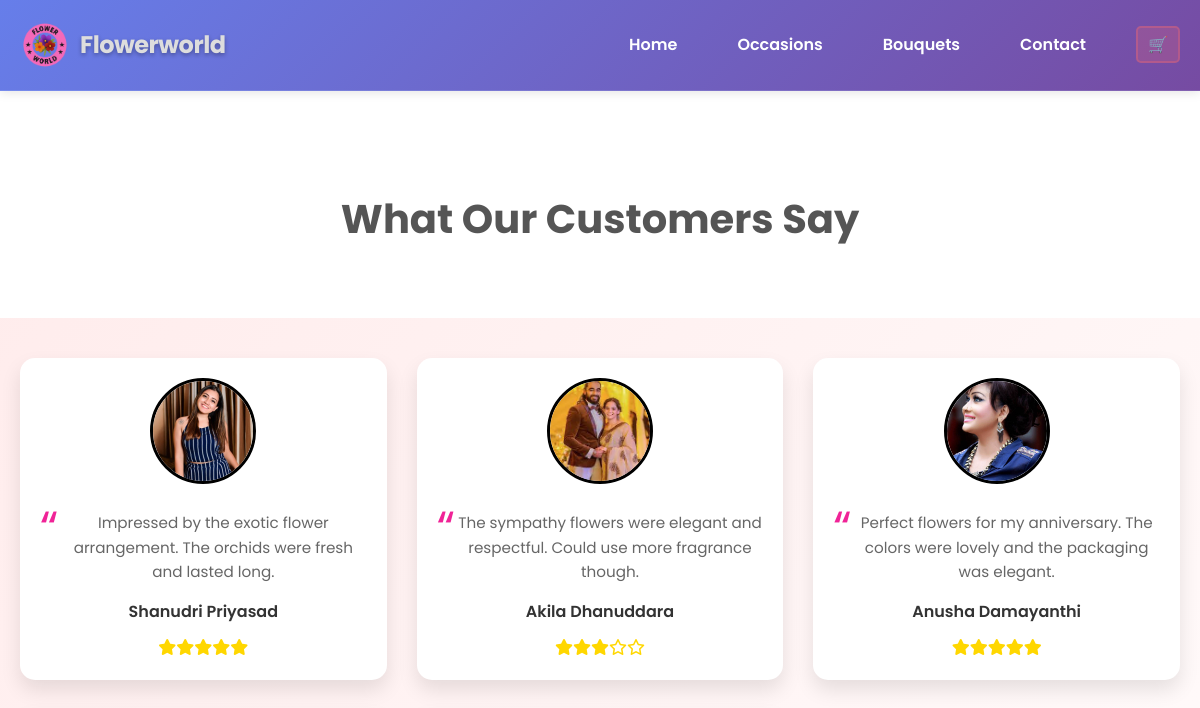
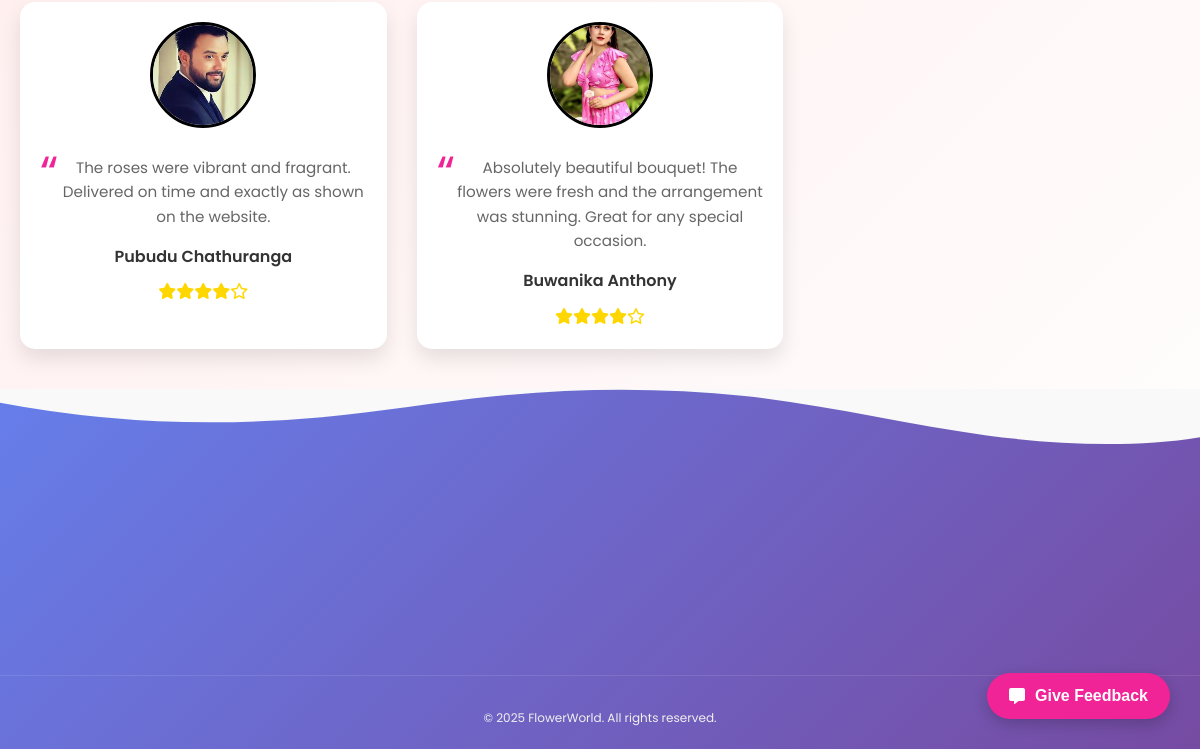
The app's page /feedback.php, older data (2 pictures, top to bottom).
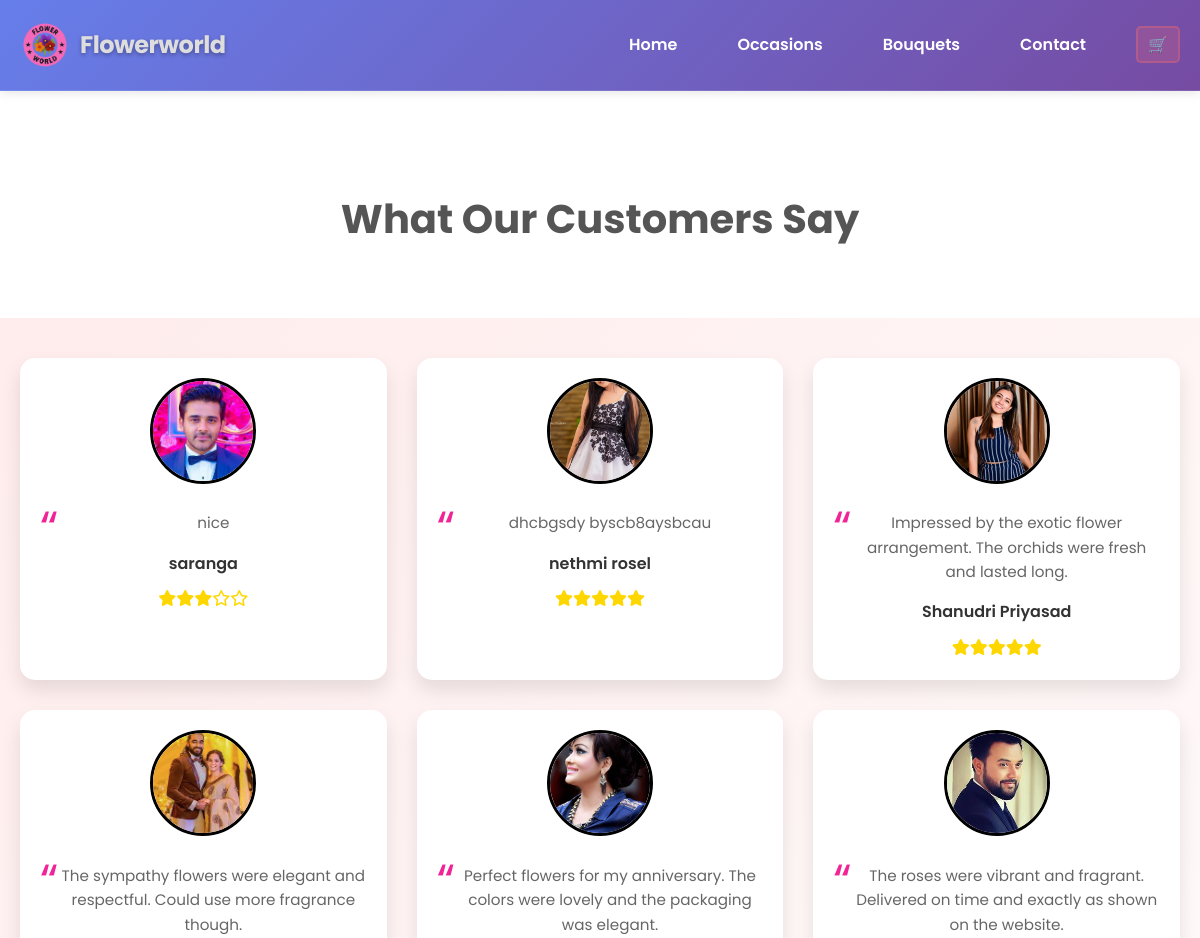
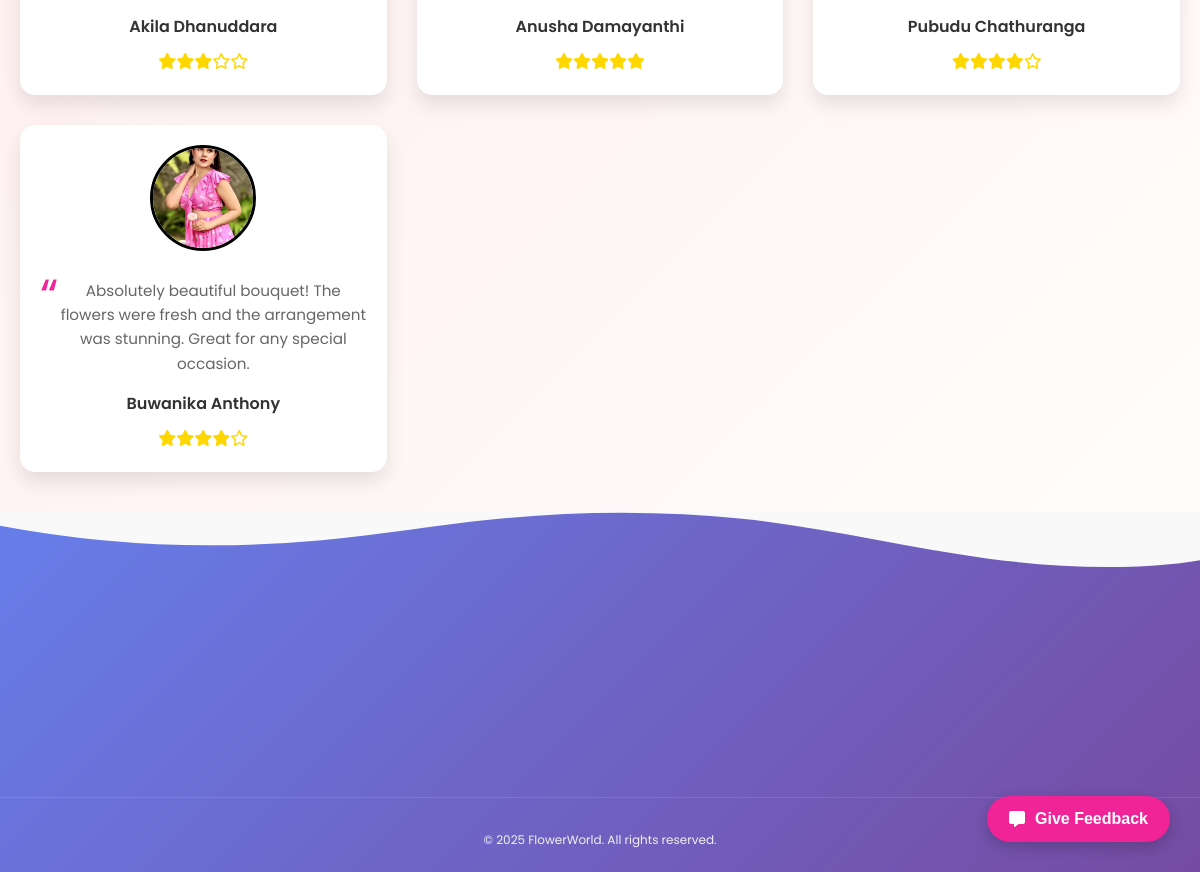
The same page, newer data (2 pictures, top to bottom).
### tables this page shows
CREATE TABLE `tbl_feedback` (
  `id` int(11) NOT NULL,
  `name` varchar(100) NOT NULL,
  `stars` float NOT NULL,
  `text` text NOT NULL,
  `created_at` timestamp NOT NULL DEFAULT current_timestamp(),
  `image` varchar(255) DEFAULT NULL
);

### feedback.php (the view, shortened to what this page needs)
<?php
include('partials-front/menu.php');
include('config/constants.php');
?>
<!DOCTYPE html>
<html lang="en">
<head>
    <link rel="stylesheet" href="https://cdnjs.cloudflare.com/ajax/libs/font-awesome/6.0.0-beta3/css/all.min.css">
</head>
<body>
<header class="main-header">
    <div class="header-container">
        <a href="<?php echo SITEURL; ?>" class="logo">
            <img src="images/home/logo1.png" alt="Flowerworld Logo" style="height: 50px;"> Flowerworld
        </a>
        <nav>
            <ul>
                <li><a href="<?php echo SITEURL; ?>">Home</a></li>
                <li><a href="<?php echo SITEURL; ?>categories.php">Occasions</a></li>
                <li><a href="<?php echo SITEURL; ?>flower.php">Bouquets</a></li>
                <li><a href="<?php echo SITEURL; ?>contact.php">Contact</a></li>
                <li><a href="cart.php">🛒</a></li>
            </ul>
        </nav>
    </div>
</header>
<div class="feedback-header">
    <h1>What Our Customers Say</h1>
</div>
<div class="review-container">
    <?php
    $sql = "SELECT * FROM tbl_feedback ORDER BY id DESC";
    $res = mysqli_query($conn, $sql);
    if (mysqli_num_rows($res) > 0) {
        while ($row = mysqli_fetch_assoc($res)) {
            $img = !empty($row['image']) && file_exists("uploads/" . $row['image'])
                ? 'uploads/' . $row['image']
                : 'images/default-user.png';
            echo '<div class="review-card">';
            echo '<img src="' . $img . '" alt="User" class="review-image">';
            echo '<div class="review-text">' . htmlspecialchars($row['text']) . '</div>';
            echo '<div class="review-name">' . htmlspecialchars($row['name']) . '</div>';
            echo '<div class="review-stars">';
            for ($i = 1; $i <= 5; $i++) {
                echo $i <= $row['stars'] ? '<i class="fas fa-star"></i>' : '<i class="far fa-star"></i>';
            }
            echo '</div></div>';
        }
    }
    ?>
</div>
<button id="feedbackBtn" class="feedback-float-btn">
    <i class="fas fa-comment-alt"></i> Give Feedback
</button>
<?php include('partials-front/footer.php'); ?>
</body>
</html>

### partials-front/footer.php (shortened to what this page needs)
<footer class="main-footer">
    <div class="footer-wave">
    </div>
    <div class="container">
        <div class="footer-content">
        </div>
    </div>
    <div class="footer-bottom">
        <p>&copy; 2025 FlowerWorld. All rights reserved.</p>
    </div>
</footer>

Row changes from the older to the newer data that the page shows:
added tbl_feedback: image (picture), text "nice", name "saranga", stars 3 (drawn)
added tbl_feedback: image (picture), text "dhcbgsdy byscb8aysbcau", name "nethmi rosel", stars 5 (drawn)
